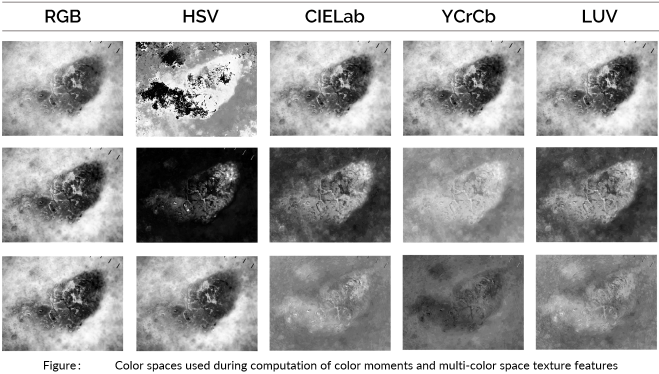
#> input picture reports/images/colorspace.png, 1318 x 747 px (shown at 1/2 size)
$ python -i segment.py   (imports and definitions only)
#> lines starting #> are read from the running program, lines starting #| are printed output that depends on the picture
### Libraries
import numpy as np
import cv2
from scipy import ndimage
from skimage import img_as_float
from sklearn.cluster import KMeans
from skimage.measure import label as skilabel
from skimage.segmentation import morphological_chan_vese, checkerboard_level_set
from skimage.morphology.convex_hull import convex_hull_image
from scipy.stats import multivariate_normal


### Unsupervised Segmentation
def segment_lesion(image,mode="KMeans"):
    ## Unsupervised Segmentation
    # K-Means Clustering
    if (mode=="KMeans"):
        # K-Means Clustering
        deim    = denoise(cv2.cvtColor(image, cv2.COLOR_RGB2GRAY), weight=150)
        kmeans  = KMeans(n_clusters=2, random_state=0, n_jobs=-1).fit(deim.reshape(-1,1))
        mask    = (kmeans.labels_).reshape(deim.shape[0],deim.shape[1]).astype('uint8')

    # Expectation-Maximization Gaussian Mixture Model
    elif (mode=="EM"):
        # K-Means Clustering
        feature_vector             = (denoise(cv2.cvtColor(image, cv2.COLOR_RGB2GRAY), weight=150)).reshape(-1,1)
        kmeans                     = KMeans(n_clusters=2, random_state=0, n_jobs=-1).fit(feature_vector)
        KMpredict                  = kmeans.predict(feature_vector)

        # Expectation Step: Initialization with K-Means
        KM_BG        = feature_vector[KMpredict==0]
        KM_FG        = feature_vector[KMpredict==1]

        # Expectation Step: Mean and Covariance
        mean_BG      = np.mean(KM_BG, axis = 0)
        mean_FG      = np.mean(KM_FG, axis = 0)
        covar_BG     = np.cov(KM_BG,  rowvar = False)
        covar_FG     = np.cov(KM_FG,  rowvar = False)

        # Expectation Step: Prior Probabilities
        prob_BG      = KM_BG.shape[0] / feature_vector.shape[0]
        prob_FG      = KM_FG.shape[0] / feature_vector.shape[0]

        # Iterative Update
        min_change   = 0.01
        max_steps    = 5

        for i in range(max_steps):
            # Expectation Step: Probability Density Function
            PDF_BG       = multivariate_normal.pdf(feature_vector, mean=mean_BG, cov=covar_BG)
            PDF_FG       = multivariate_normal.pdf(feature_vector, mean=mean_FG, cov=covar_FG)
            weights_BG   = (prob_BG * PDF_BG)/((prob_FG * PDF_FG) + (prob_BG * PDF_BG))
            weights_FG   = (prob_FG * PDF_FG) /((prob_FG * PDF_FG) + (prob_BG * PDF_BG))
            weights      = np.concatenate((weights_BG.reshape(-1,1),weights_FG.reshape(-1,1)),axis=1)
            log_B        = sum((np.log(sum(weights))))

            # Maximization Step: New Probabilities
            _,counts     = np.unique(np.argmax(weights,axis=1), return_counts=True)
            prob_BG      = counts[0] / feature_vector.shape[0]
            prob_FG      = counts[1] / feature_vector.shape[0]

            # Maximization Step: New Mean and Covariance
            mean_BG      = (1/counts[0]) * (weights[:,0] @ feature_vector)
            mean_FG      = (1/counts[1]) * (weights[:,1] @ feature_vector)
            covar_BG     = (1/counts[0]) * (weights[:,0] * np.transpose(feature_vector - mean_BG)) @ (feature_vector - mean_BG)
            covar_FG     = (1/counts[1]) * (weights[:,1] * np.transpose(feature_vector - mean_FG)) @ (feature_vector - mean_FG)

            # Maximization Step: Probability Density Function
            PDF_BG       = multivariate_normal.pdf(feature_vector, mean=mean_BG, cov=covar_BG)
            PDF_FG       = multivariate_normal.pdf(feature_vector, mean=mean_FG, cov=covar_FG)
            weights_BG   = (prob_BG * PDF_BG)/((prob_FG * PDF_FG) + (prob_BG * PDF_BG))
            weights_FG   = (prob_FG * PDF_FG) /((prob_FG * PDF_FG) + (prob_BG * PDF_BG))
            weights      = np.concatenate((weights_BG.reshape(-1,1),weights_FG.reshape(-1,1)),axis=1)
            log_N        = sum((np.log(sum(weights))))

            # Update Trackers, Verify Conditions
            change_log   = np.linalg.norm(log_N-log_B)
            if (change_log <= min_change):
                continue
            else:
                break

        # Output Image Reconstruction
        mask        = (np.argmax(weights,axis=1)).reshape(-1,1)
        mask        = np.reshape(mask,(image.shape[0],image.shape[1])).astype('uint8')

    # Chan-Vese Active Contours
    elif (mode=="active_contours"):
        # Morphological ACWE
        image     = img_as_float(cv2.cvtColor(image, cv2.COLOR_RGB2GRAY))

        # Initial level Set
        init_ls   = checkerboard_level_set(image.shape, 6)

        # List with Intermediate Results for Plotting the Evolution
        evolution = []
        callback  = store_evolution_in(evolution)
        mask      = morphological_chan_vese(image, 5, init_level_set=init_ls, smoothing=10, iter_callback=callback).astype(np.uint8)

    # Watershed
    elif (mode=="mod_watershed"):

       ret, thresh = cv2.threshold(cv2.cvtColor(image, cv2.COLOR_RGB2GRAY),0,255,cv2.THRESH_BINARY_INV+cv2.THRESH_OTSU)
       kernel      = np.ones((3,3),np.uint8)
       opening     = cv2.morphologyEx(thresh,cv2.MORPH_OPEN,kernel, iterations = 2)

       sure_bg        = cv2.dilate(opening,kernel,iterations=3)
       dist_transform = cv2.distanceTransform(opening,cv2.DIST_L2, 5)
       ret, sure_fg   = cv2.threshold(dist_transform,0.01*dist_transform.max(),255,0)

       ls          = np.uint8(sure_fg)/255
       circle_mask = create_circular_mask(image.shape[0], image.shape[1], radius = 220)
       ls          = ls * circle_mask

       # Discard Edge-to-Edge Connected Component
       large = getLargestCC(ls).astype(np.uint8)
       if (corner_mean(large)>1):
            large = getLargestCC(ls-large).astype(np.uint8)

       # Post-Process Masks
       post = ndimage.binary_fill_holes(large, structure=np.ones((5,5))).astype(bool)


    else:
        print("ERROR: Undefined Segmentation Mode")

    ## Segmentation Label Selection
    # Define Target Scope
    candidate_mask_1 = mask.copy() * create_circular_mask(image.shape[0], image.shape[1], radius = 230)
    candidate_mask_2 = (np.invert(mask.copy()) + 2) * create_circular_mask(image.shape[0], image.shape[1], radius = 230)

    # Compute Area of Convex Hulls
    convex_hull_1 = convex_hull_image(candidate_mask_1)
    convex_hull_2 = convex_hull_image(candidate_mask_2)

    # Set Segmentation Component Labels
    kernel = cv2.getStructuringElement(cv2.MORPH_ELLIPSE,(10,10))
    if (np.sum(convex_hull_1) < np.sum(convex_hull_2)):
        dilation           = cv2.dilate(candidate_mask_1,kernel,iterations = 1)
        mask               = ndimage.binary_fill_holes(dilation, structure=np.ones((5,5)))
    else:
        dilation           = cv2.dilate(candidate_mask_2,kernel,iterations = 1)
        mask               = ndimage.binary_fill_holes(dilation, structure=np.ones((5,5)))
    if (np.sum(mask)<5000):
        mask = create_circular_mask(image.shape[0], image.shape[1], radius = 230)
    return mask


# [25 lines left out: functions getLargestCC, create_circular_mask, store_evolution_in, not called in this run]


def denoise(img, weight=0.1, eps=1e-3, num_iter_max=200):
    # Denoising Gray-Level Image via PDE-ROF Model
#> called with weight = 150, eps = 0.001, num_iter_max = 200
    u   = np.zeros_like(img)
    px  = np.zeros_like(img)
    py  = np.zeros_like(img)
    nm  = np.prod(img.shape[:2])
    tau = 0.125

    i = 0
    while (i < num_iter_max):
        u_old = u

        # X and Y Components of U's Gradient
        ux = np.roll(u, -1, axis=1) - u
        uy = np.roll(u, -1, axis=0) - u

        # Update Dual Variable
        px_new   = px + (tau / weight) * ux
        py_new   = py + (tau / weight) * uy
        norm_new = np.maximum(1, np.sqrt(px_new **2 + py_new ** 2))
        px       = px_new / norm_new
        py       = py_new / norm_new

        # Calculate Divergence
        rx    = np.roll(px, 1, axis=1)
        ry    = np.roll(py, 1, axis=0)
        div_p = (px - rx) + (py - ry)

        # Update Image
        u = img + weight * div_p

        # Calculate Error
        error = np.linalg.norm(u - u_old) / np.sqrt(nm)
        if i == 0:
            err_init = error
            err_prev = error
        else:
            # Break for Small Error
            if np.abs(err_prev - error) < eps * err_init:
                break
            else:
                err_prev = error
        i += 1
#> this loop made 8 passes
#> (error, err_init, err_prev) on pass 1: (184.6, 184.6, 184.6)
#> pass 2, in denoise, `ux = np.roll(u, -1, axis=1) - u`:
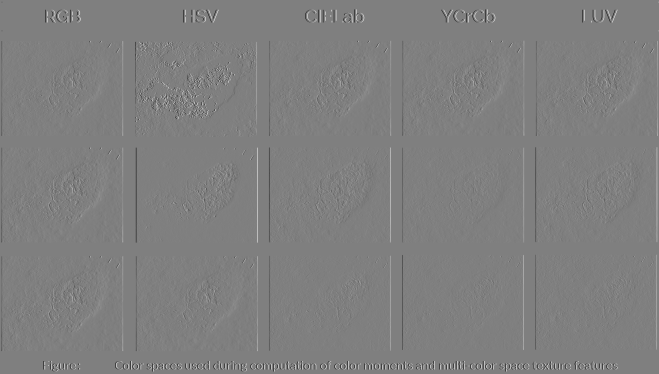
#> ux: shape (747, 1318) float64 (shown at 1/2 size); min -255, max 255, mean 0; drawn with min black and max white
#> pass 2, in denoise, `uy = np.roll(u, -1, axis=0) - u`:
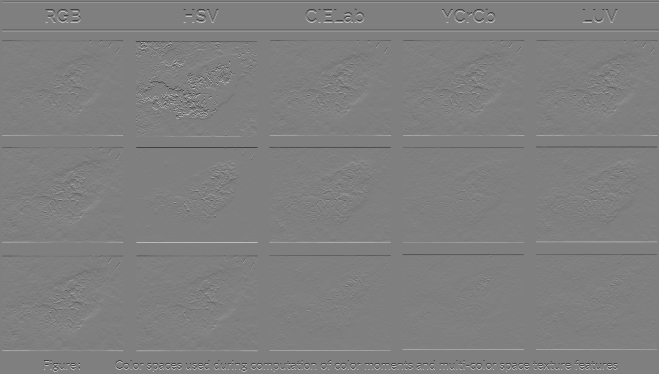
#> uy: shape (747, 1318) float64 (shown at 1/2 size); min -255, max 255, mean 0; drawn with min black and max white
#> after the loop, i = 7
    return u

>>> import cv2
>>> picture = cv2.cvtColor(cv2.imread('../reports/images/colorspace.png'), cv2.COLOR_BGR2RGB)
#> (the run stopped early here; a loop or call above may not have finished)

$ run again, on reports/images/feature_selection.png
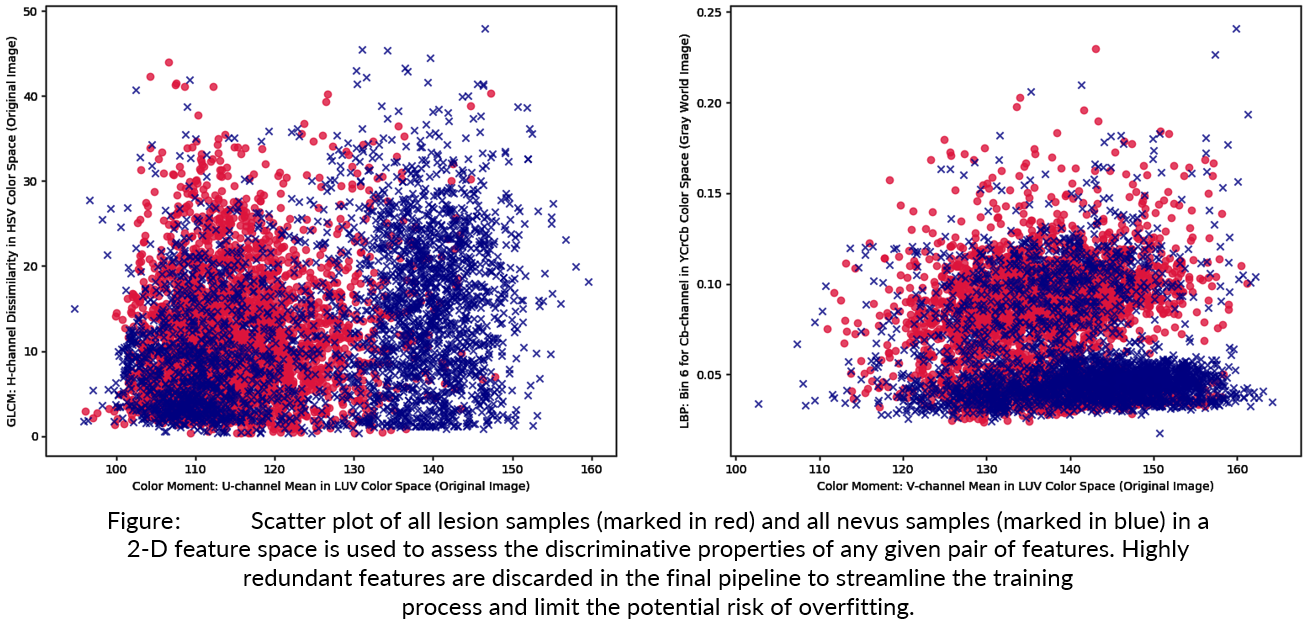
#> input picture reports/images/feature_selection.png, 1313 x 622 px
#> the loop in denoise, `while (i < num_iter_max):` made 10 passes
#> (error, err_init, err_prev) on pass 1: (225.7, 225.7, 225.7)
#> pass 2, in denoise, `uy = np.roll(u, -1, axis=0) - u`:
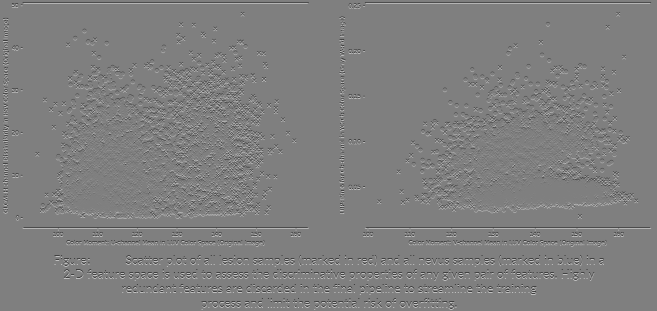
#> uy: shape (622, 1313) float64 (shown at 1/2 size); min -255, max 255, mean 0; drawn with min black and max white
#> after the loop in denoise, `while (i < num_iter_max):`:
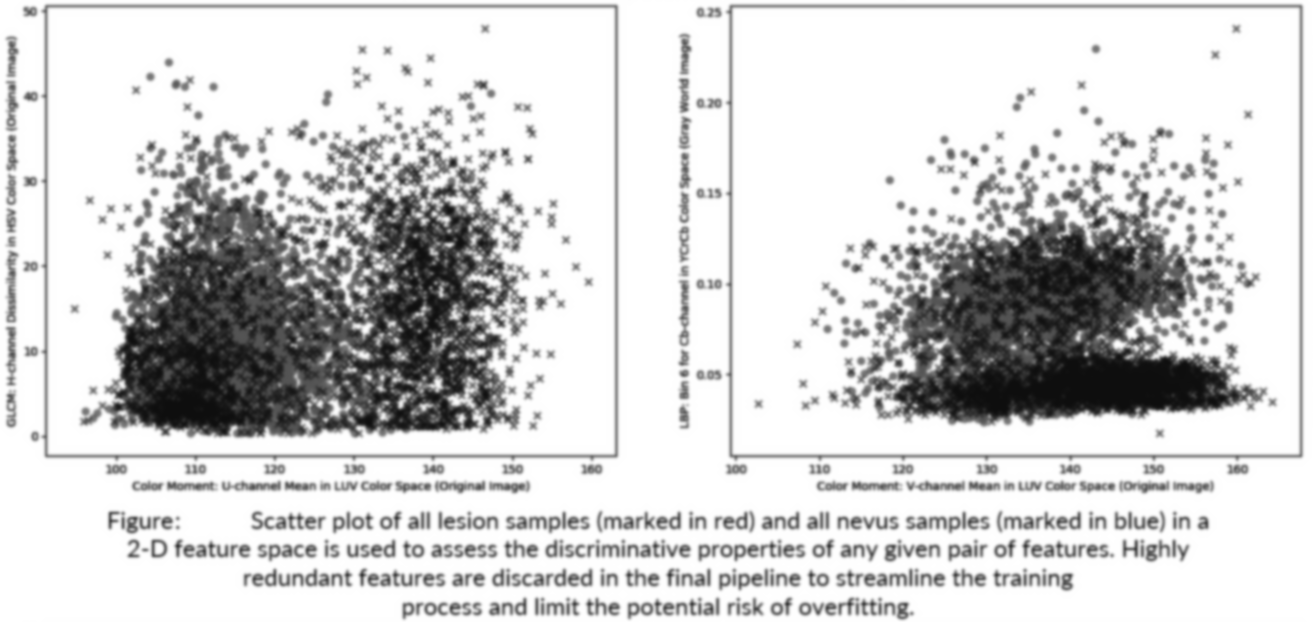
#> u: shape (622, 1313) float64; min 14, max 255, mean 210.1
#> after the loop in denoise, `while (i < num_iter_max):`: i = 9

$ run again, on reports/images/gabor.png
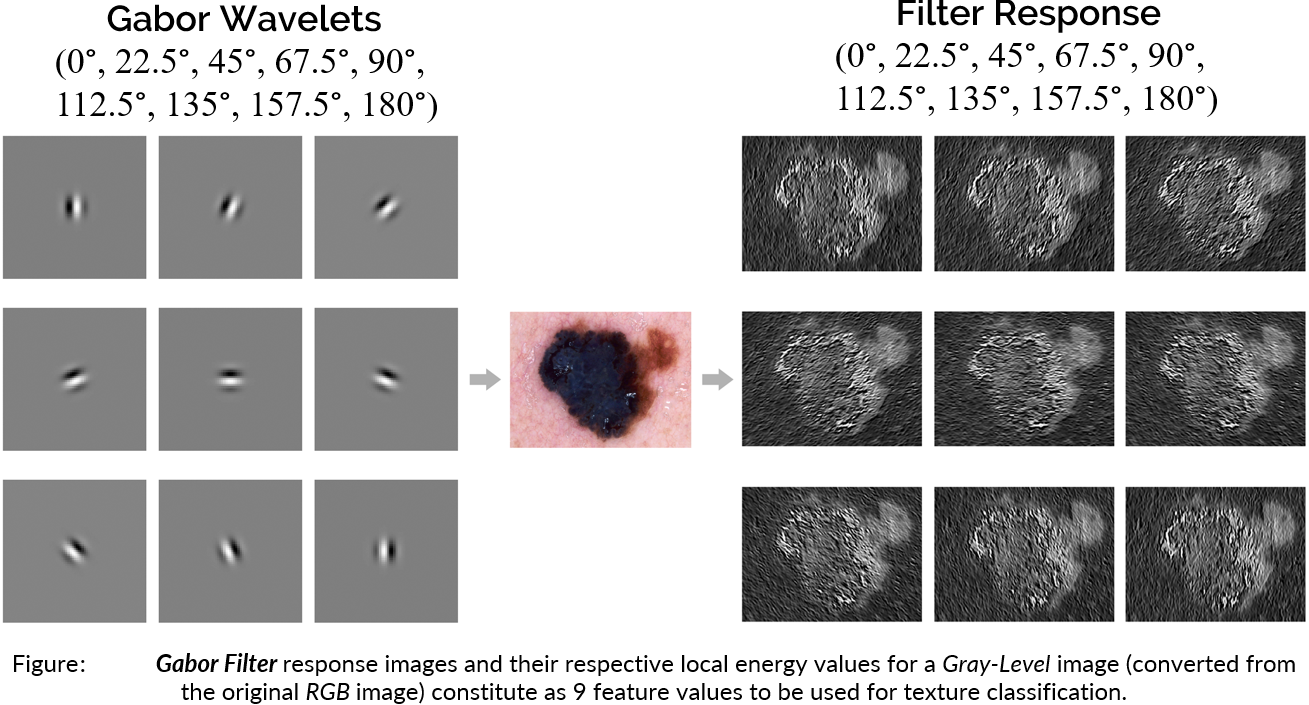
#> input picture reports/images/gabor.png, 1309 x 705 px
#> the loop in denoise, `while (i < num_iter_max):` made 9 passes
#> (error, err_init, err_prev) on pass 1: (196.4, 196.4, 196.4)
#> pass 2, in denoise, `uy = np.roll(u, -1, axis=0) - u`:
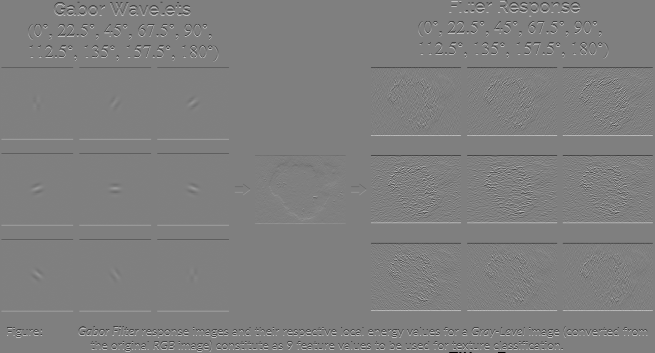
#> uy: shape (705, 1309) float64 (shown at 1/2 size); min -255, max 255, mean 0; drawn with min black and max white
#> after the loop in denoise, `while (i < num_iter_max):`:
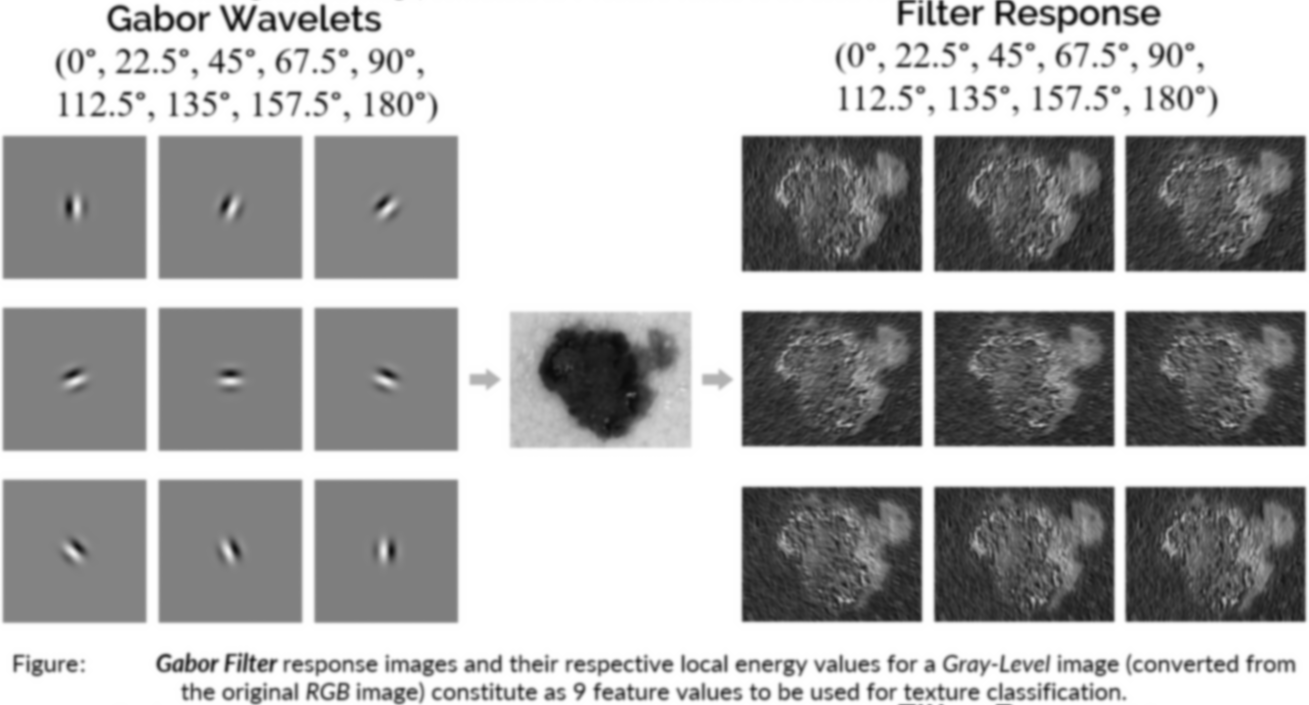
#> u: shape (705, 1309) float64; min 11.36, max 255, mean 176.7
#> after the loop in denoise, `while (i < num_iter_max):`: i = 8
